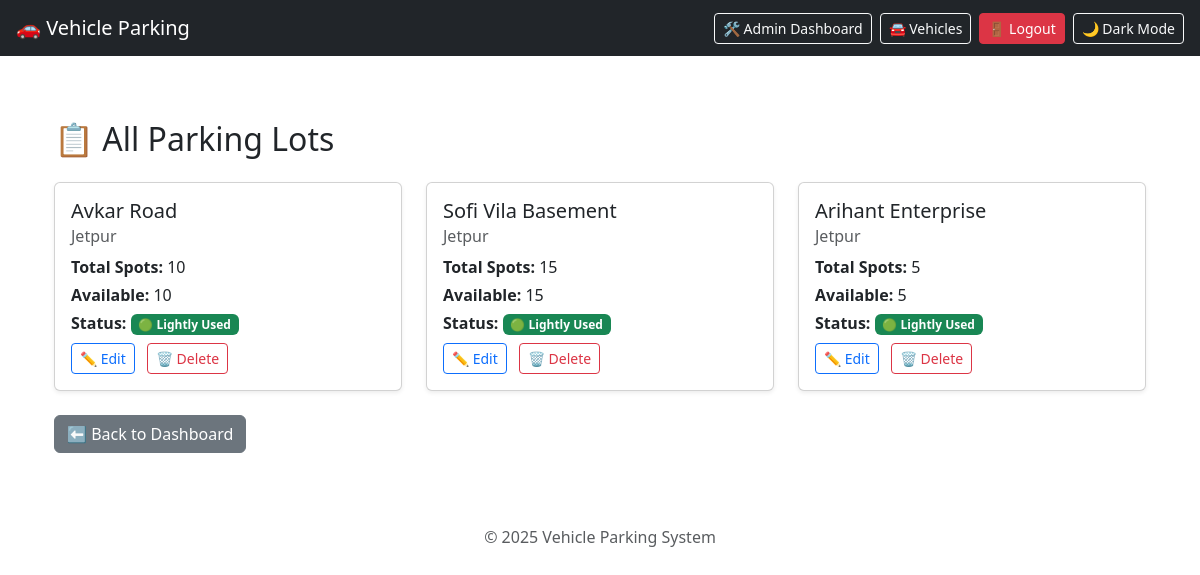
The app's page /admin/lots (signed in), older data.
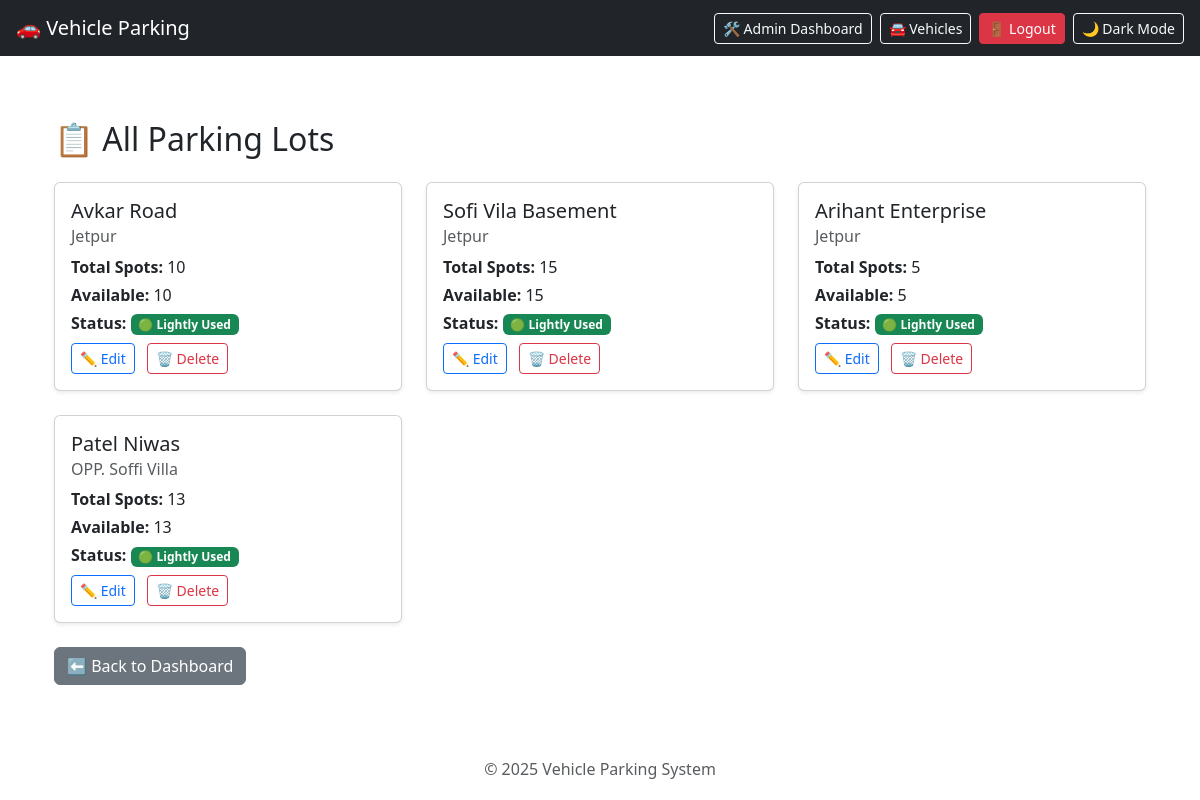
The same page, newer data.
### tables this page shows
CREATE TABLE parking_lots (
            id INTEGER PRIMARY KEY AUTOINCREMENT,
            name TEXT NOT NULL,
            address TEXT NOT NULL,
            pin_code TEXT,
            total_spots INTEGER NOT NULL,
            available_spots INTEGER NOT NULL
        , price_per_hour REAL DEFAULT 20.0, flat_price REAL, base_price REAL DEFAULT 80, base_duration INTEGER DEFAULT 2, extra_hour_price REAL DEFAULT 50);

### app.py (the view)
@app.route('/admin/lots')
def view_lots():
    if 'role' not in session or session['role'] != 'admin':
        return redirect(url_for('login'))
    conn = get_db_connection()
    lots = conn.execute('SELECT * FROM parking_lots').fetchall()
    conn.close()
    return render_template('view_lots.html', lots=lots)

### app.py (called while the page is built)
def get_db_connection():
    conn = sqlite3.connect(DATABASE)
    conn.row_factory = sqlite3.Row
    return conn

### templates/view_lots.html (shortened to what this page needs)
{% extends "base.html" %}
{% block content %}
<div class="container mt-4">
  <h2 class="mb-4">📋 All Parking Lots</h2>
  {% if lots %}
  <div class="row row-cols-1 row-cols-md-2 row-cols-lg-3 g-4">
    {% for lot in lots %}
    <div class="col">
      <div class="card shadow-sm">
        <div class="card-body">
          <h5 class="card-title">{{ lot.name }}</h5>
          <h6 class="card-subtitle mb-2 text-muted">{{ lot.address }}</h6>
          <p class="mb-1"><strong>Total Spots:</strong> {{ lot.total_spots }}</p>
          <p class="mb-1"><strong>Available:</strong> {{ lot.available_spots }}</p>
          {% set usage = lot.total_spots - lot.available_spots %}
          {% set percent = (usage / lot.total_spots * 100) if lot.total_spots else 0 %}
          <p class="mb-2">
            <strong>Status:</strong>
            {% if percent < 50 %}
              <span class="badge bg-success">🟢 Lightly Used</span>
            {% elif percent < 80 %}
              <span class="badge bg-warning text-dark">🟡 Moderate</span>
            {% else %}
              <span class="badge bg-danger">🔴 Almost Full</span>
            {% endif %}
          </p>
          <a href="{{ url_for('edit_lot', lot_id=lot.id) }}" class="btn btn-sm btn-outline-primary me-2">✏️ Edit</a>
          <a href="{{ url_for('delete_lot', lot_id=lot.id) }}" class="btn btn-sm btn-outline-danger"
             onclick="return confirm('Are you sure you want to delete this lot?')">🗑️ Delete</a>
        </div>
      </div>
    </div>
    {% endfor %}
  </div>
  {% else %}
  <div class="alert alert-info">No parking lots found.</div>
  {% endif %}
  <div class="mt-4">
    <a href="{{ url_for('admin_dashboard') }}" class="btn btn-secondary">⬅ Back to Dashboard</a>
  </div>
</div>
{% endblock %}

Row changes from the older to the newer data that the page shows:
added parking_lots: name "Patel Niwas", address "OPP. Soffi Villa", total_spots "13", available_spots "13"
